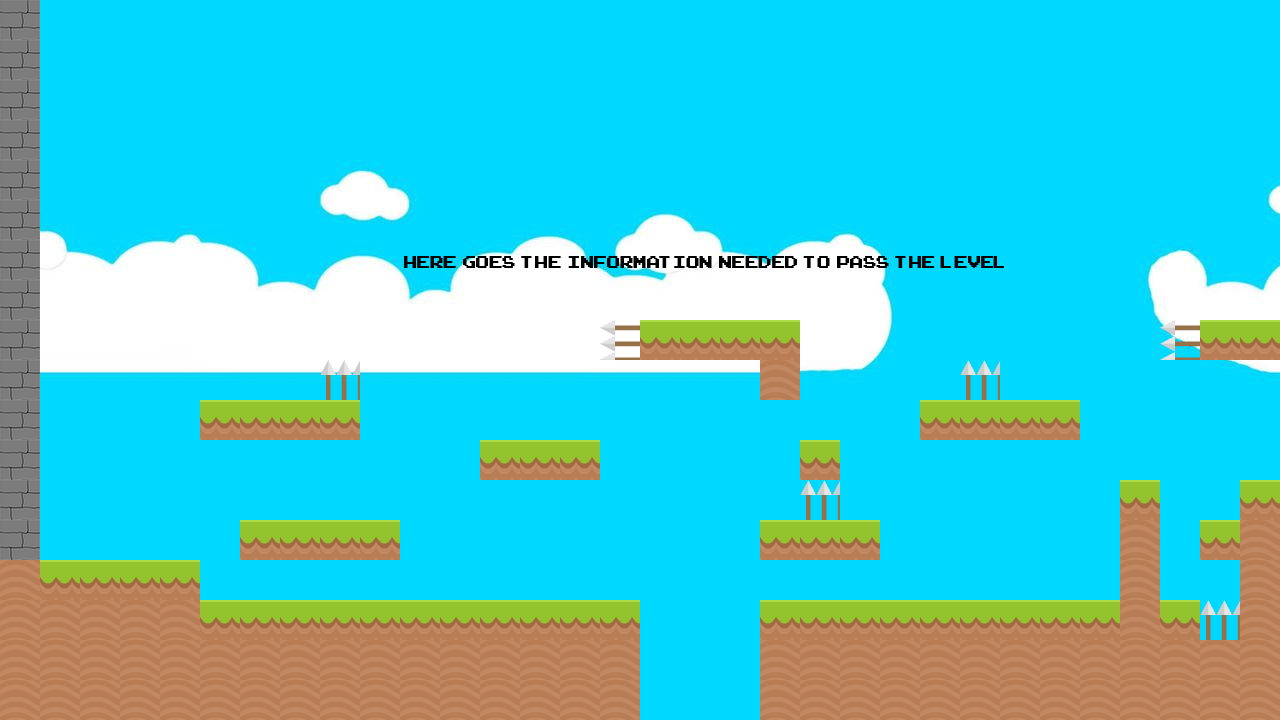

Tiled map render using the project's own tile images. Description and the map definition, with tile-layer contents summarised, below:
An orthogonal 32x18 tile map with 40x40 px tiles, 3 tile layers (background, text, set), 12 tilesets and 26 objects (19x blocker, 6x traps, player).

<map version="1.0" orientation="orthogonal" renderorder="right-down" width="32" height="18" tilewidth="40" tileheight="40" backgroundcolor="#00dede">
 <tileset firstgid="1" name="WaveGrass_MudSquare" tilewidth="40" tileheight="40">
  <image source="imgs/WaveGrass_MudSquare.png" width="64" height="64" />
 </tileset>
 <tileset firstgid="2" name="play-01" tilewidth="40" tileheight="40">
  <image source="imgs/play-01.png" width="40" height="40" />
 </tileset>
 <tileset firstgid="3" name="10834324_10205307776315854_1287850984_o" tilewidth="40" tileheight="40">
  <image source="imgs/10834324_10205307776315854_1287850984_o.jpg" width="2048" height="1024" />
 </tileset>
 <tileset firstgid="1278" name="text2" tilewidth="40" tileheight="40">
  <image source="imgs/text2.png" width="720" height="540" />
 </tileset>
 <tileset firstgid="1512" name="SpearsUp_Brown" tilewidth="40" tileheight="40">
  <image source="imgs/SpearsUp_Brown.png" width="64" height="50" />
 </tileset>
 <tileset firstgid="1513" name="SpearsLeft_Brown" tilewidth="40" tileheight="40">
  <image source="imgs/SpearsLeft_Brown.png" width="50" height="64" />
 </tileset>
 <tileset firstgid="1514" name="WaveGrass_UpRoundLeft" tilewidth="40" tileheight="40">
  <image source="imgs/WaveGrass_UpRoundLeft.png" width="64" height="64" />
 </tileset>
 <tileset firstgid="1515" name="WaveGrass_Square" tilewidth="40" tileheight="40">
  <image source="imgs/WaveGrass_Square.png" width="64" height="64" />
 </tileset>
 <tileset firstgid="1516" name="WaveGrass_UpRoundRight" tilewidth="40" tileheight="40">
  <image source="imgs/WaveGrass_UpRoundRight.png" width="64" height="64" />
 </tileset>
 <tileset firstgid="1517" name="WaveGrass_HalfSquare" tilewidth="40" tileheight="40">
  <image source="imgs/WaveGrass_HalfSquare.png" width="64" height="64" />
 </tileset>
 <tileset firstgid="1518" name="ZigzagGrass_Squar" tilewidth="40" tileheight="40">
  <image source="imgs/ZigzagGrass_Squar.png" width="64" height="64" />
 </tileset>
 <tileset firstgid="1519" name="block2" tilewidth="40" tileheight="40">
  <image source="imgs/block2.png" width="40" height="40" />
 </tileset>
 <layer name="background" width="32" height="18">
  <data>[576 cells, 576 non-empty, 180 distinct tile ids]</data>
 </layer>
 <layer name="text" width="32" height="18">
  <data>[576 cells, 16 non-empty, 16 distinct tile ids]</data>
 </layer>
 <layer name="set" width="32" height="18">
  <data>[576 cells, 144 non-empty, 5 distinct tile ids]</data>
 </layer>
 <objectgroup name="triggers" visible="0">
  <object name="blocker" x="-1" y="560" width="200" height="40">
   <properties>
    <property name="blocker" value="" />
   </properties>
  </object>
  <object name="blocker" x="200" y="600" width="440" height="120">
   <properties>
    <property name="blocker" value="" />
   </properties>
  </object>
  <object name="blocker" x="200" y="400" width="160" height="40">
   <properties>
    <property name="blocker" value="" />
   </properties>
  </object>
  <object name="blocker" x="240" y="520" width="160" height="40">
   <properties>
    <property name="blocker" value="" />
   </properties>
  </object>
  <object name="blocker" x="480" y="440" width="120" height="40">
   <properties>
    <property name="blocker" value="" />
   </properties>
  </object>
  <object name="blocker" x="640" y="320" width="160" height="40">
   <properties>
    <property name="blocker" value="" />
   </properties>
  </object>
  <object name="blocker" x="760" y="360" width="40" height="40">
   <properties>
    <property name="blocker" value="" />
   </properties>
  </object>
  <object name="blocker" x="760" y="520" width="120" height="40">
   <properties>
    <property name="blocker" value="" />
   </properties>
  </object>
  <object name="blocker" x="760" y="600" width="400" height="120">
   <properties>
    <property name="blocker" value="" />
   </properties>
  </object>
  <object name="blocker" x="1160" y="640" width="80" height="80">
   <properties>
    <property name="blocker" value="" />
   </properties>
  </object>
  <object name="blocker" x="1200" y="520" width="40" height="40">
   <properties>
    <property name="blocker" value="" />
   </properties>
  </object>
  <object name="blocker" x="1120" y="480" width="40" height="120">
   <properties>
    <property name="blocker" value="" />
   </properties>
  </object>
  <object name="blocker" x="920" y="400" width="160" height="40">
   <properties>
    <property name="blocker" value="" />
   </properties>
  </object>
  <object name="blocker" x="1200" y="320" width="80" height="40">
   <properties>
    <property name="blocker" value="" />
   </properties>
  </object>
  <object name="blocker" x="0" y="300" width="40" height="260">
   <properties>
    <property name="blocker" value="" />
   </properties>
  </object>
  <object name="blocker" x="-1" y="0" width="40" height="300">
   <properties>
    <property name="blocker" value="collision" />
   </properties>
  </object>
  <object name="player" x="80" y="481" width="40" height="40">
   <properties>
    <property name="player" value="" />
   </properties>
  </object>
  <object name="blocker" x="1240" y="480" width="40" height="240">
   <properties>
    <property name="blocker" value="" />
   </properties>
  </object>
  <object name="blocker" x="800" y="440" width="40" height="40">
   <properties>
    <property name="blocker" value="" />
   </properties>
  </object>
  <object name="traps" x="800" y="480" width="40" height="40">
   <properties>
    <property name="respawn" value="" />
    <property name="trap" value="up" />
   </properties>
  </object>
  <object name="traps" x="600" y="320" width="40" height="40">
   <properties>
    <property name="respawn" value="" />
    <property name="trap" value="left" />
   </properties>
  </object>
  <object name="traps" x="960" y="360" width="40" height="40">
   <properties>
    <property name="respawn" value="" />
    <property name="trap" value="up" />
   </properties>
  </object>
  <object name="traps" x="1200" y="600" width="40" height="40">
   <properties>
    <property name="respawn" value="" />
    <property name="trap" value="up" />
   </properties>
  </object>
  <object name="traps" x="1160" y="320" width="40" height="40">
   <properties>
    <property name="respawn" value="" />
    <property name="trap" value="left" />
   </properties>
  </object>
  <object name="blocker" x="1160" y="600" width="40" height="40">
   <properties>
    <property name="blocker" value="" />
   </properties>
  </object>
  <object name="traps" x="320" y="360" width="40" height="40">
   <properties>
    <property name="respawn" value="" />
    <property name="trap" value="up" />
   </properties>
  </object>
 </objectgroup>
</map>
